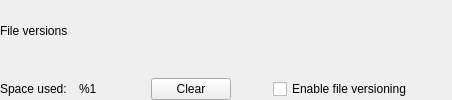
        <widget class="QWidget" name="wFileVersionsSection" native="true">
         <layout class="QVBoxLayout" name="vFileVersionsSection">
          <property name="spacing">
           <number>12</number>
          </property>
          <property name="leftMargin">
           <number>0</number>
          </property>
          <property name="topMargin">
           <number>0</number>
          </property>
          <property name="rightMargin">
           <number>0</number>
          </property>
          <property name="bottomMargin">
           <number>0</number>
          </property>
          <item>
           <layout class="QVBoxLayout" name="vFileVersionsTitleLine">
            <property name="spacing">
             <number>4</number>
            </property>
            <property name="leftMargin">
             <number>0</number>
            </property>
            <property name="topMargin">
             <number>0</number>
            </property>
            <property name="rightMargin">
             <number>0</number>
            </property>
            <property name="bottomMargin">
             <number>0</number>
            </property>
            <item>
             <widget class="QLabel" name="lFileVersionsTitle">
              <property name="text">
               <string>File versions</string>
              </property>
              <property name="font-size" stdset="0">
               <string notr="true">caption</string>
              </property>
              <property name="semibold" stdset="0">
               <bool>true</bool>
              </property>
             </widget>
            </item>
            <item>
             <widget class="QFrame" name="fFileVersionsLine">
              <property name="minimumSize">
               <size>
                <width>0</width>
                <height>1</height>
               </size>
              </property>
              <property name="maximumSize">
               <size>
                <width>16777215</width>
                <height>1</height>
               </size>
              </property>
              <property name="frameShape">
               <enum>QFrame::NoFrame</enum>
              </property>
             </widget>
            </item>
           </layout>
          </item>
          <item>
           <layout class="QHBoxLayout" name="horizontalLayout_23">
            <item>
             <widget class="QLabel" name="lFileVersionsSizeStatic">
              <property name="text">
               <string>Space used:</string>
              </property>
             </widget>
            </item>
            <item>
             <widget class="QLabel" name="lFileVersionsSize">
              <property name="minimumSize">
               <size>
                <width>60</width>
                <height>0</height>
               </size>
              </property>
              <property name="text">
               <string notr="true">%1</string>
              </property>
             </widget>
            </item>
            <item>
             <widget class="QPushButton" name="bClearFileVersions">
              <property name="sizePolicy">
               <sizepolicy hsizetype="Preferred" vsizetype="Fixed">
                <horstretch>0</horstretch>
                <verstretch>0</verstretch>
               </sizepolicy>
              </property>
              <property name="minimumSize">
               <size>
                <width>0</width>
                <height>0</height>
               </size>
              </property>
              <property name="maximumSize">
               <size>
                <width>16777215</width>
                <height>16777215</height>
               </size>
              </property>
              <property name="cursor">
               <cursorShape>PointingHandCursor</cursorShape>
              </property>
              <property name="text">
               <string>Clear</string>
              </property>
              <property name="autoDefault">
               <bool>false</bool>
              </property>
              <property name="type" stdset="0">
               <string notr="true">secondary</string>
              </property>
              <property name="dimension" stdset="0">
               <string notr="true">small</string>
              </property>
             </widget>
            </item>
            <item>
             <spacer name="horizontalSpacer_92">
              <property name="orientation">
               <enum>Qt::Horizontal</enum>
              </property>
              <property name="sizeType">
               <enum>QSizePolicy::Fixed</enum>
              </property>
              <property name="sizeHint" stdset="0">
               <size>
                <width>30</width>
                <height>0</height>
               </size>
              </property>
             </spacer>
            </item>
            <item>
             <widget class="QCheckBox" name="cFileVersioning">
              <property name="cursor">
               <cursorShape>PointingHandCursor</cursorShape>
              </property>
              <property name="text">
               <string>Enable file versioning</string>
              </property>
              <property name="type" stdset="0">
               <string notr="true">mega</string>
              </property>
             </widget>
            </item>
            <item>
             <spacer name="horizontalSpacer_5">
              <property name="orientation">
               <enum>Qt::Horizontal</enum>
              </property>
              <property name="sizeHint" stdset="0">
               <size>
                <width>40</width>
                <height>20</height>
               </size>
              </property>
             </spacer>
            </item>
           </layout>
          </item>
         </layout>
        </widget>
